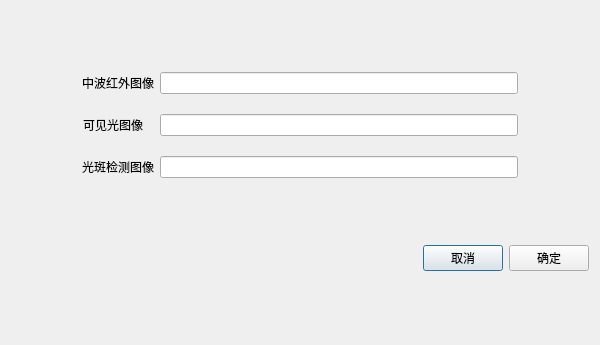
<?xml version="1.0" encoding="UTF-8"?>
<ui version="4.0">
 <class>PictureSaveClass</class>
 <widget class="QDialog" name="PictureSaveClass">
  <property name="geometry">
   <rect>
    <x>0</x>
    <y>0</y>
    <width>600</width>
    <height>345</height>
   </rect>
  </property>
  <property name="windowTitle">
   <string>PictureSave</string>
  </property>
  <layout class="QGridLayout" name="gridLayout" rowstretch="5,0">
   <item row="1" column="0">
    <layout class="QHBoxLayout" name="horizontalLayout_4">
     <item>
      <spacer name="horizontalSpacer">
       <property name="orientation">
        <enum>Qt::Horizontal</enum>
       </property>
       <property name="sizeHint" stdset="0">
        <size>
         <width>40</width>
         <height>20</height>
        </size>
       </property>
      </spacer>
     </item>
     <item>
      <widget class="QPushButton" name="pushButton">
       <property name="text">
        <string>取消</string>
       </property>
      </widget>
     </item>
     <item>
      <widget class="QPushButton" name="pushButton_2">
       <property name="text">
        <string>确定</string>
       </property>
      </widget>
     </item>
    </layout>
   </item>
   <item row="0" column="0">
    <layout class="QVBoxLayout" name="verticalLayout">
     <property name="spacing">
      <number>20</number>
     </property>
     <item>
      <layout class="QHBoxLayout" name="horizontalLayout" stretch="1,1,5,1">
       <item>
        <spacer name="horizontalSpacer_5">
         <property name="orientation">
          <enum>Qt::Horizontal</enum>
         </property>
         <property name="sizeHint" stdset="0">
          <size>
           <width>40</width>
           <height>20</height>
          </size>
         </property>
        </spacer>
       </item>
       <item>
        <widget class="QLabel" name="label">
         <property name="text">
          <string>中波红外图像</string>
         </property>
        </widget>
       </item>
       <item>
        <widget class="QLineEdit" name="lineEdit"/>
       </item>
       <item>
        <spacer name="horizontalSpacer_2">
         <property name="orientation">
          <enum>Qt::Horizontal</enum>
         </property>
         <property name="sizeHint" stdset="0">
          <size>
           <width>40</width>
           <height>20</height>
          </size>
         </property>
        </spacer>
       </item>
      </layout>
     </item>
     <item>
      <layout class="QHBoxLayout" name="horizontalLayout_2" stretch="1,1,5,1">
       <item>
        <spacer name="horizontalSpacer_6">
         <property name="orientation">
          <enum>Qt::Horizontal</enum>
         </property>
         <property name="sizeHint" stdset="0">
          <size>
           <width>40</width>
           <height>20</height>
          </size>
         </property>
        </spacer>
       </item>
       <item>
        <widget class="QLabel" name="label_2">
         <property name="text">
          <string>可见光图像  </string>
         </property>
        </widget>
       </item>
       <item>
        <widget class="QLineEdit" name="lineEdit_2"/>
       </item>
       <item>
        <spacer name="horizontalSpacer_3">
         <property name="orientation">
          <enum>Qt::Horizontal</enum>
         </property>
         <property name="sizeHint" stdset="0">
          <size>
           <width>40</width>
           <height>20</height>
          </size>
         </property>
        </spacer>
       </item>
      </layout>
     </item>
     <item>
      <layout class="QHBoxLayout" name="horizontalLayout_3" stretch="1,1,5,1">
       <item>
        <spacer name="horizontalSpacer_7">
         <property name="orientation">
          <enum>Qt::Horizontal</enum>
         </property>
         <property name="sizeHint" stdset="0">
          <size>
           <width>40</width>
           <height>20</height>
          </size>
         </property>
        </spacer>
       </item>
       <item>
        <widget class="QLabel" name="label_3">
         <property name="text">
          <string>光斑检测图像</string>
         </property>
        </widget>
       </item>
       <item>
        <widget class="QLineEdit" name="lineEdit_3"/>
       </item>
       <item>
        <spacer name="horizontalSpacer_4">
         <property name="orientation">
          <enum>Qt::Horizontal</enum>
         </property>
         <property name="sizeHint" stdset="0">
          <size>
           <width>40</width>
           <height>20</height>
          </size>
         </property>
        </spacer>
       </item>
      </layout>
     </item>
    </layout>
   </item>
  </layout>
 </widget>
 <layoutdefault spacing="6" margin="11"/>
 <resources/>
 <connections/>
</ui>
